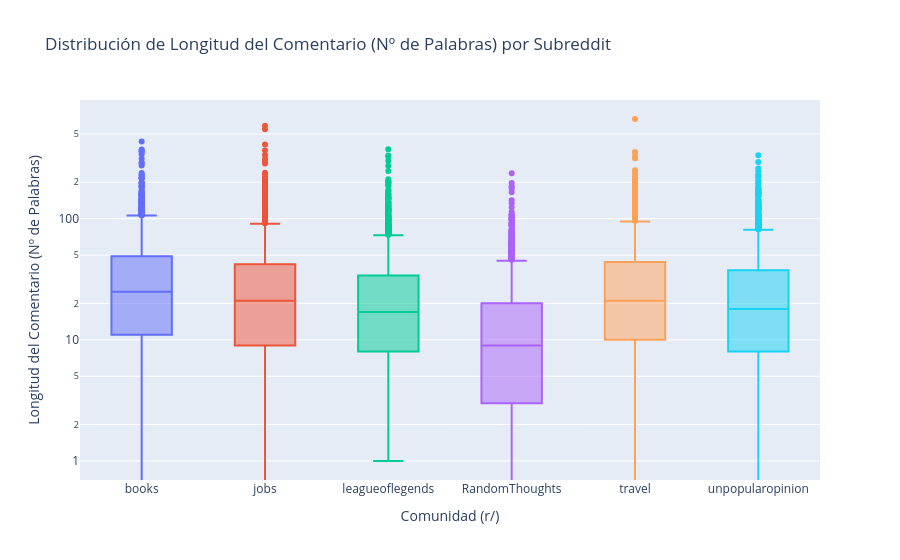

Notebook cell for this chart:
### Code cell
boxplot(lista_dataframes_metricas, metrica='palabras')

### Figure 1 — Plotly figure (JSON) as saved in the notebook; plotly's stock layout.template omitted (floating-point values rounded to 4 significant figures; data arrays with more than 128 entries replaced by an {"elided": "..."} marker saying what was removed)
{"data": [{"alignmentgroup": "True", "hovertemplate": "Comunidad (r/)=%{x}<br>Longitud del Comentario (Nº de Palabras)=%{y}<extra></extra>", "legendgroup": "books", "marker": {"color": "#636efa"}, "name": "books", "notched": false, "offsetgroup": "books", "orientation": "v", "showlegend": true, "type": "box", "x": {"elided": "2100 str values"}, "x0": " ", "xaxis": "x", "y": {"elided": "2100 int values"}, "y0": " ", "yaxis": "y"}, {"alignmentgroup": "True", "hovertemplate": "Comunidad (r/)=%{x}<br>Longitud del Comentario (Nº de Palabras)=%{y}<extra></extra>", "legendgroup": "jobs", "marker": {"color": "#EF553B"}, "name": "jobs", "notched": false, "offsetgroup": "jobs", "orientation": "v", "showlegend": true, "type": "box", "x": {"elided": "2100 str values"}, "x0": " ", "xaxis": "x", "y": {"elided": "2100 int values"}, "y0": " ", "yaxis": "y"}, {"alignmentgroup": "True", "hovertemplate": "Comunidad (r/)=%{x}<br>Longitud del Comentario (Nº de Palabras)=%{y}<extra></extra>", "legendgroup": "leagueoflegends", "marker": {"color": "#00cc96"}, "name": "leagueoflegends", "notched": false, "offsetgroup": "leagueoflegends", "orientation": "v", "showlegend": true, "type": "box", "x": {"elided": "2100 str values"}, "x0": " ", "xaxis": "x", "y": {"elided": "2100 int values"}, "y0": " ", "yaxis": "y"}, {"alignmentgroup": "True", "hovertemplate": "Comunidad (r/)=%{x}<br>Longitud del Comentario (Nº de Palabras)=%{y}<extra></extra>", "legendgroup": "RandomThoughts", "marker": {"color": "#ab63fa"}, "name": "RandomThoughts", "notched": false, "offsetgroup": "RandomThoughts", "orientation": "v", "showlegend": true, "type": "box", "x": {"elided": "2100 str values"}, "x0": " ", "xaxis": "x", "y": {"elided": "2100 int values"}, "y0": " ", "yaxis": "y"}, {"alignmentgroup": "True", "hovertemplate": "Comunidad (r/)=%{x}<br>Longitud del Comentario (Nº de Palabras)=%{y}<extra></extra>", "legendgroup": "travel", "marker": {"color": "#FFA15A"}, "name": "travel", "notched": false, "offsetgroup": "travel", "orientation": "v", "showlegend": true, "type": "box", "x": {"elided": "2100 str values"}, "x0": " ", "xaxis": "x", "y": {"elided": "2100 int values"}, "y0": " ", "yaxis": "y"}, {"alignmentgroup": "True", "hovertemplate": "Comunidad (r/)=%{x}<br>Longitud del Comentario (Nº de Palabras)=%{y}<extra></extra>", "legendgroup": "unpopularopinion", "marker": {"color": "#19d3f3"}, "name": "unpopularopinion", "notched": false, "offsetgroup": "unpopularopinion", "orientation": "v", "showlegend": true, "type": "box", "x": {"elided": "2100 str values"}, "x0": " ", "xaxis": "x", "y": {"elided": "2100 int values"}, "y0": " ", "yaxis": "y"}], "layout": {"boxmode": "overlay", "legend": {"title": {"text": "Comunidad (r/)"}, "tracegroupgap": 0}, "showlegend": false, "title": {"text": "Distribución de Longitud del Comentario (Nº de Palabras) por Subreddit"}, "xaxis": {"anchor": "y", "categoryarray": ["books", "jobs", "leagueoflegends", "RandomThoughts", "travel", "unpopularopinion"], "categoryorder": "array", "domain": [0, 1], "tickangle": 0, "title": {"text": "Comunidad (r/)"}}, "yaxis": {"anchor": "x", "domain": [0, 1], "title": {"text": "Longitud del Comentario (Nº de Palabras)"}, "type": "log"}}}
